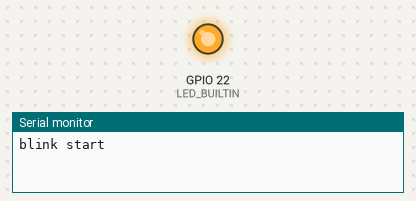
Recording of a sketch running on a simulated ESP32. Parts: output pins drawn as LEDs (lit = HIGH), the last lines printed to the serial monitor.

Above: at 0.5 s.
At 5.0 s:
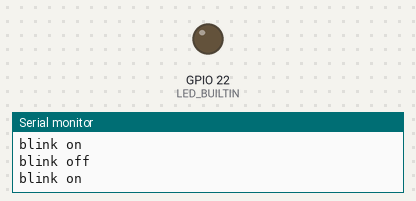
Timing chart, 0 to 6.9 s (numbered marks = the images above):
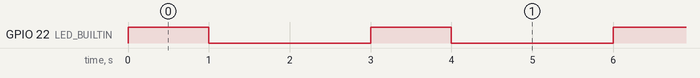

Measured:
- by itself, GPIO 22 (LED_BUILTIN): alternates HIGH for 1.0 s and LOW for 2.0 s

The sketch:

esp32_blink.ino
```cpp
#define LED_BUILTIN 22

// the setup function runs once when you press reset or power the board
void setup() {
  // initialize digital pin LED_BUILTIN as an output.
  pinMode(LED_BUILTIN, OUTPUT);
  Serial.begin(115200);
  Serial.println("blink start");
}

// the loop function runs over and over again forever
void loop() {

  digitalWrite(LED_BUILTIN, HIGH);   // turn the LED on (HIGH is the voltage level)
  delay(1000);                       // wait for a second
  Serial.println("blink on");
  digitalWrite(LED_BUILTIN, LOW);    // turn the LED off by making the voltage LOW
  delay(2000);                       // wait for a second
  Serial.println("blink off");
  //delay(500);
}
```
